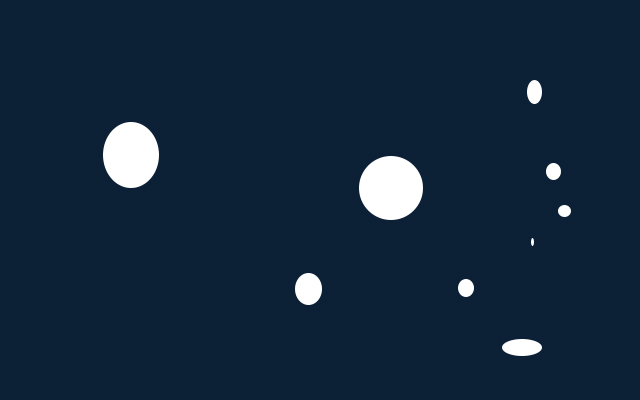
#> input picture blbT.jpg, 640 x 400 px
$ python blobTest2.py   (older library calls are emulated)
#> lines starting #> are read from the running program, lines starting #| are printed output that depends on the picture
### softFunctions.py
# -*- coding: utf-8 -*-
"""
Created on Fri Dec 11 15:23:17 2015

Funkcije koriscenje za kolokvijum iz predmeta Soft Kompjuting 2015/16 (Uz neke izmene)

@author: aloha
"""

 #%% IMPORT ALL LIBRARIES

#import potrebnih biblioteka za K-means algoritam
# %matplotlib inline
import numpy as np
import matplotlib.pyplot as plt
from scipy.spatial import distance

#Sklearn biblioteka sa implementiranim K-means algoritmom
from sklearn import datasets
from sklearn.cluster import KMeans
# iris = datasets.load_iris() #Iris dataset koji će se koristiti kao primer https://en.wikipedia.org/wiki/Iris_flower_data_set

#import potrebnih biblioteka
import cv2
import collections

# keras
from keras.models import Sequential
from keras.layers.core import Dense,Activation
from keras.optimizers import SGD

import matplotlib.pylab as pylab
pylab.rcParams['figure.figsize'] = 16, 12 # za prikaz većih slika i plotova, zakomentarisati ako nije potrebno


#%% FUNCTIONS

#Funkcionalnost implementirana u V1
def load_image(path):
    return cv2.cvtColor(cv2.imread(path), cv2.COLOR_BGR2RGB)
def image_gray(image):
    return cv2.cvtColor(image, cv2.COLOR_RGB2GRAY)
# [4 lines left out: function image_bin, not called in this run]
def image_bin_v02(image_gs):
    ret,image_bin = cv2.threshold(image_gs, 200, 255, cv2.THRESH_BINARY)

def image_bin_adaptive(image_gs):
    image_bin = cv2.adaptiveThreshold(image_gs, 255, cv2.ADAPTIVE_THRESH_MEAN_C, cv2.THRESH_BINARY, 35, 10)
    return image_bin
def invert(image):
    return 255-image
# [4 lines left out: function remove_noise, not called in this run]
def display_image(image, color= False):
    if color:
        plt.imshow(image)
    else:
        plt.imshow(image, 'gray')
def dilate(image):
    kernel = np.ones((3,3)) # strukturni element 3x3 blok
    return cv2.dilate(image, kernel, iterations=1)
def erode(image):
    kernel = np.ones((3,3)) # strukturni element 3x3 blok
    return cv2.erode(image, kernel, iterations=1)

#Funkcionalnost implementirana u V2
def resize_region(region):
    resized = cv2.resize(region,(28,28), interpolation = cv2.INTER_NEAREST)
    return resized
def scale_to_range(image):
    return image / 255
def matrix_to_vector(image):
    return image.flatten()
# [5 lines left out: function prepare_for_ann, not called in this run]
def convert_output(outputs):
    return np.eye(len(outputs))
def winner(output):
    return max(enumerate(output), key=lambda x: x[1])[0]


# [430 lines left out: functions select_roi, create_ann, train_ann, display_result, rotate_regions, merge_regions_my and 4 more, not called in this run]


# E _ N _ D

### blobTest2.py
# -*- coding: utf-8 -*-
"""
Created on Mon Dec 14 04:07:42 2015

@author: aloha
"""
import softFunctions as sf
import allFunctions as af
import cv2
from PIL import Image, ImageDraw
import webbrowser
import numpy as np

#%%
im = cv2.imread("blbT.jpg", cv2.IMREAD_GRAYSCALE)
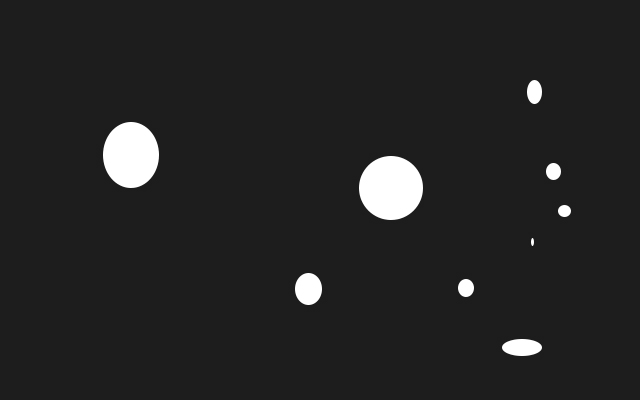
#> im: shape (400, 640); min 27, max 255, mean 36.2
sf.display_image(im)
cv2.imshow("app", im)

#%%
image = Image.open("blob1.jpg")
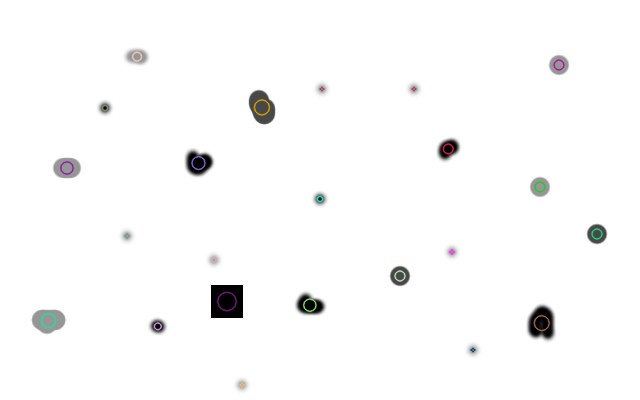
#> input picture blob1.jpg, 640 x 400 px
#> image is the input picture: PIL image 640x400 RGB; mean R, G, B 250.1, 250.1, 250.1
draw = ImageDraw.Draw(image)
draw.ellipse((20, 20, 100, 100), fill = 'blue', outline ='blue')
sf.display_image(image)
#image.show()
cv2.imshow("APP", np.asarray(image.convert('L')))
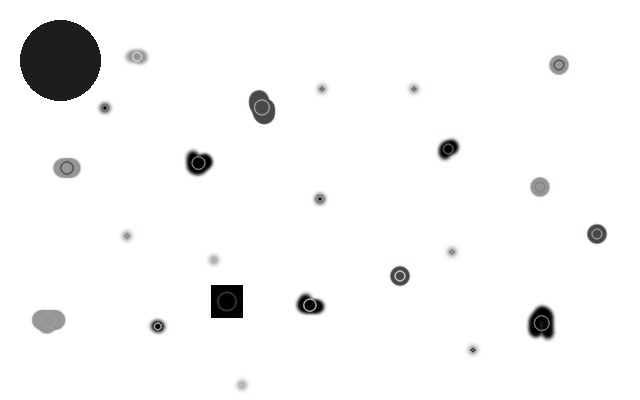
#> window 'APP': shape (400, 640); min 0, max 255, mean 245.6
#> `#webbrowser.open("blobT.jpg")`:
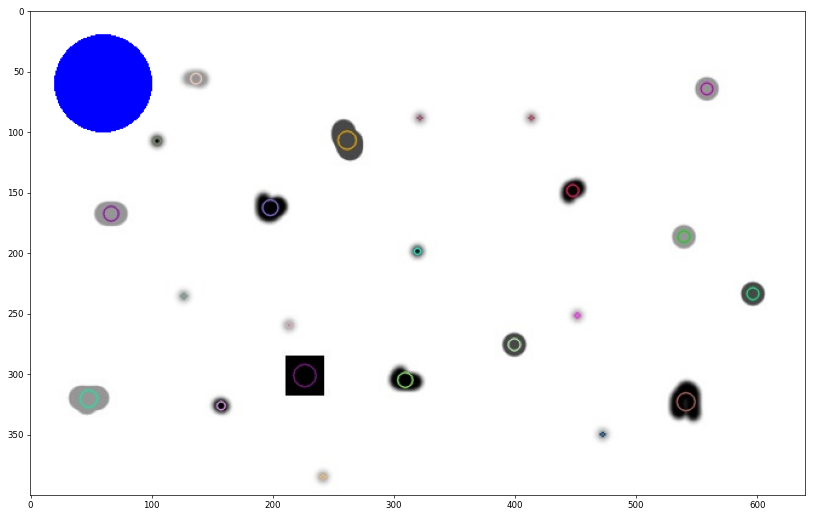
#> figure drawn by matplotlib, 1 panel


# [7 lines of commented-out code are left out]
